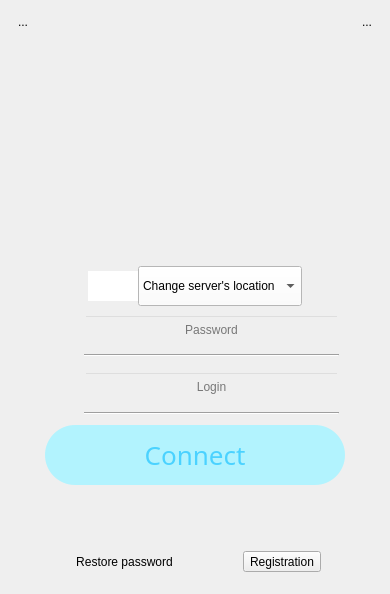
<?xml version="1.0" encoding="UTF-8"?>
<ui version="4.0">
 <class>LoginVerSmall</class>
 <widget class="QWidget" name="LoginVerSmall">
  <property name="geometry">
   <rect>
    <x>0</x>
    <y>0</y>
    <width>390</width>
    <height>594</height>
   </rect>
  </property>
  <property name="windowTitle">
   <string>Form</string>
  </property>
  <property name="styleSheet">
   <string notr="true">#LoginVerSmall {
	background-image: url(:/pics/bg\@3x.png);
}</string>
  </property>
  <layout class="QVBoxLayout" name="verticalLayout">
   <item>
    <layout class="QHBoxLayout" name="horizontalLayout_31">
     <item>
      <layout class="QVBoxLayout" name="verticalLayout_36">
       <item>
        <widget class="QToolButton" name="btHelp">
         <property name="text">
          <string>...</string>
         </property>
         <property name="icon">
          <iconset>
           <normaloff>:/pics/help-noactive@2x.png</normaloff>:/pics/help-noactive@2x.png</iconset>
         </property>
         <property name="iconSize">
          <size>
           <width>24</width>
           <height>24</height>
          </size>
         </property>
         <property name="toolButtonStyle">
          <enum>Qt::ToolButtonIconOnly</enum>
         </property>
         <property name="autoRaise">
          <bool>true</bool>
         </property>
        </widget>
       </item>
       <item>
        <spacer name="verticalSpacer_30">
         <property name="orientation">
          <enum>Qt::Vertical</enum>
         </property>
         <property name="sizeType">
          <enum>QSizePolicy::Expanding</enum>
         </property>
         <property name="sizeHint" stdset="0">
          <size>
           <width>20</width>
           <height>40</height>
          </size>
         </property>
        </spacer>
       </item>
      </layout>
     </item>
     <item>
      <spacer name="horizontalSpacer_53">
       <property name="orientation">
        <enum>Qt::Horizontal</enum>
       </property>
       <property name="sizeHint" stdset="0">
        <size>
         <width>40</width>
         <height>20</height>
        </size>
       </property>
      </spacer>
     </item>
     <item>
      <layout class="QVBoxLayout" name="verticalLayout_37">
       <item>
        <spacer name="verticalSpacer_31">
         <property name="orientation">
          <enum>Qt::Vertical</enum>
         </property>
         <property name="sizeType">
          <enum>QSizePolicy::Fixed</enum>
         </property>
         <property name="sizeHint" stdset="0">
          <size>
           <width>20</width>
           <height>20</height>
          </size>
         </property>
        </spacer>
       </item>
       <item>
        <widget class="QLabel" name="label_13">
         <property name="sizePolicy">
          <sizepolicy hsizetype="Minimum" vsizetype="Minimum">
           <horstretch>0</horstretch>
           <verstretch>0</verstretch>
          </sizepolicy>
         </property>
         <property name="minimumSize">
          <size>
           <width>200</width>
           <height>200</height>
          </size>
         </property>
         <property name="maximumSize">
          <size>
           <width>200</width>
           <height>200</height>
          </size>
         </property>
         <property name="styleSheet">
          <string notr="true">background: rgb(0, 0, 0,0);</string>
         </property>
         <property name="text">
          <string/>
         </property>
         <property name="pixmap">
          <pixmap>:/pics/logo-main@2x.png</pixmap>
         </property>
         <property name="scaledContents">
          <bool>true</bool>
         </property>
         <property name="alignment">
          <set>Qt::AlignCenter</set>
         </property>
        </widget>
       </item>
       <item>
        <spacer name="verticalSpacer_32">
         <property name="orientation">
          <enum>Qt::Vertical</enum>
         </property>
         <property name="sizeHint" stdset="0">
          <size>
           <width>20</width>
           <height>40</height>
          </size>
         </property>
        </spacer>
       </item>
      </layout>
     </item>
     <item>
      <spacer name="horizontalSpacer_54">
       <property name="orientation">
        <enum>Qt::Horizontal</enum>
       </property>
       <property name="sizeHint" stdset="0">
        <size>
         <width>40</width>
         <height>20</height>
        </size>
       </property>
      </spacer>
     </item>
     <item>
      <layout class="QVBoxLayout" name="verticalLayout_38">
       <item>
        <widget class="QToolButton" name="btSettings">
         <property name="styleSheet">
          <string notr="true"/>
         </property>
         <property name="text">
          <string>...</string>
         </property>
         <property name="icon">
          <iconset>
           <normaloff>:/pics/settings-noactive@2x.png</normaloff>:/pics/settings-noactive@2x.png</iconset>
         </property>
         <property name="iconSize">
          <size>
           <width>24</width>
           <height>24</height>
          </size>
         </property>
         <property name="toolButtonStyle">
          <enum>Qt::ToolButtonIconOnly</enum>
         </property>
         <property name="autoRaise">
          <bool>true</bool>
         </property>
        </widget>
       </item>
       <item>
        <spacer name="verticalSpacer_33">
         <property name="orientation">
          <enum>Qt::Vertical</enum>
         </property>
         <property name="sizeType">
          <enum>QSizePolicy::Expanding</enum>
         </property>
         <property name="sizeHint" stdset="0">
          <size>
           <width>20</width>
           <height>40</height>
          </size>
         </property>
        </spacer>
       </item>
      </layout>
     </item>
    </layout>
   </item>
   <item>
    <layout class="QHBoxLayout" name="horizontalLayout_7">
     <property name="spacing">
      <number>0</number>
     </property>
     <item>
      <spacer name="horizontalSpacer">
       <property name="orientation">
        <enum>Qt::Horizontal</enum>
       </property>
       <property name="sizeHint" stdset="0">
        <size>
         <width>40</width>
         <height>20</height>
        </size>
       </property>
      </spacer>
     </item>
     <item>
      <widget class="QLabel" name="lbLocationFlag">
       <property name="sizePolicy">
        <sizepolicy hsizetype="Fixed" vsizetype="Fixed">
         <horstretch>0</horstretch>
         <verstretch>0</verstretch>
        </sizepolicy>
       </property>
       <property name="minimumSize">
        <size>
         <width>50</width>
         <height>30</height>
        </size>
       </property>
       <property name="maximumSize">
        <size>
         <width>50</width>
         <height>30</height>
        </size>
       </property>
       <property name="styleSheet">
        <string notr="true">padding-right: 10px;
background-color: rgb(255, 255, 255);</string>
       </property>
       <property name="text">
        <string/>
       </property>
       <property name="pixmap">
        <pixmap resource="../resources/common/common.qrc">:/country/ussr.png</pixmap>
       </property>
       <property name="scaledContents">
        <bool>true</bool>
       </property>
      </widget>
     </item>
     <item>
      <widget class="QComboBox" name="cbUpstream">
       <property name="sizePolicy">
        <sizepolicy hsizetype="Expanding" vsizetype="Minimum">
         <horstretch>0</horstretch>
         <verstretch>0</verstretch>
        </sizepolicy>
       </property>
       <property name="minimumSize">
        <size>
         <width>0</width>
         <height>40</height>
        </size>
       </property>
       <property name="styleSheet">
        <string notr="true">background-color: rgb(255, 255, 255);</string>
       </property>
       <property name="editable">
        <bool>false</bool>
       </property>
       <property name="currentText">
        <string>Change server's location</string>
       </property>
       <item>
        <property name="text">
         <string>Change server's location</string>
        </property>
       </item>
      </widget>
     </item>
     <item>
      <spacer name="horizontalSpacer_2">
       <property name="orientation">
        <enum>Qt::Horizontal</enum>
       </property>
       <property name="sizeHint" stdset="0">
        <size>
         <width>40</width>
         <height>20</height>
        </size>
       </property>
      </spacer>
     </item>
    </layout>
   </item>
   <item>
    <layout class="QHBoxLayout" name="horizontalLayout_32">
     <property name="leftMargin">
      <number>40</number>
     </property>
     <property name="rightMargin">
      <number>40</number>
     </property>
     <item>
      <layout class="QHBoxLayout" name="horizontalLayout_33">
       <item>
        <layout class="QVBoxLayout" name="verticalLayout_39">
         <item>
          <widget class="QLabel" name="label_14">
           <property name="minimumSize">
            <size>
             <width>22</width>
             <height>22</height>
            </size>
           </property>
           <property name="maximumSize">
            <size>
             <width>22</width>
             <height>22</height>
            </size>
           </property>
           <property name="styleSheet">
            <string notr="true">background:	rgb(0,0,0,0);
</string>
           </property>
           <property name="text">
            <string/>
           </property>
           <property name="pixmap">
            <pixmap resource="../resources/KelvinVPN/main.qrc">:/pics/psw_icon@2x.png</pixmap>
           </property>
           <property name="scaledContents">
            <bool>true</bool>
           </property>
          </widget>
         </item>
         <item>
          <spacer name="verticalSpacer_34">
           <property name="orientation">
            <enum>Qt::Vertical</enum>
           </property>
           <property name="sizeHint" stdset="0">
            <size>
             <width>20</width>
             <height>40</height>
            </size>
           </property>
          </spacer>
         </item>
        </layout>
       </item>
       <item>
        <spacer name="horizontalSpacer_56">
         <property name="orientation">
          <enum>Qt::Horizontal</enum>
         </property>
         <property name="sizeType">
          <enum>QSizePolicy::Fixed</enum>
         </property>
         <property name="sizeHint" stdset="0">
          <size>
           <width>5</width>
           <height>20</height>
          </size>
         </property>
        </spacer>
       </item>
       <item>
        <layout class="QVBoxLayout" name="verticalLayout_40">
         <item>
          <widget class="QLineEdit" name="edPassword">
           <property name="minimumSize">
            <size>
             <width>0</width>
             <height>30</height>
            </size>
           </property>
           <property name="maximumSize">
            <size>
             <width>16777215</width>
             <height>16777215</height>
            </size>
           </property>
           <property name="styleSheet">
            <string notr="true">background:	rgb(0,0,0,0);
</string>
           </property>
           <property name="text">
            <string/>
           </property>
           <property name="echoMode">
            <enum>QLineEdit::Password</enum>
           </property>
           <property name="alignment">
            <set>Qt::AlignCenter</set>
           </property>
           <property name="placeholderText">
            <string>Password</string>
           </property>
          </widget>
         </item>
         <item>
          <widget class="Line" name="line_9">
           <property name="orientation">
            <enum>Qt::Horizontal</enum>
           </property>
          </widget>
         </item>
        </layout>
       </item>
      </layout>
     </item>
    </layout>
   </item>
   <item>
    <layout class="QHBoxLayout" name="horizontalLayout_34">
     <property name="leftMargin">
      <number>40</number>
     </property>
     <property name="rightMargin">
      <number>40</number>
     </property>
     <item>
      <layout class="QHBoxLayout" name="horizontalLayout_35">
       <item>
        <layout class="QVBoxLayout" name="verticalLayout_41">
         <item>
          <widget class="QLabel" name="label_15">
           <property name="minimumSize">
            <size>
             <width>22</width>
             <height>22</height>
            </size>
           </property>
           <property name="maximumSize">
            <size>
             <width>22</width>
             <height>22</height>
            </size>
           </property>
           <property name="styleSheet">
            <string notr="true">background:	rgb(0,0,0,0);
</string>
           </property>
           <property name="text">
            <string/>
           </property>
           <property name="pixmap">
            <pixmap resource="../resources/KelvinVPN/main.qrc">:/pics/user_icon@2x.png</pixmap>
           </property>
           <property name="scaledContents">
            <bool>true</bool>
           </property>
          </widget>
         </item>
         <item>
          <spacer name="verticalSpacer_37">
           <property name="orientation">
            <enum>Qt::Vertical</enum>
           </property>
           <property name="sizeHint" stdset="0">
            <size>
             <width>20</width>
             <height>40</height>
            </size>
           </property>
          </spacer>
         </item>
        </layout>
       </item>
       <item>
        <spacer name="horizontalSpacer_59">
         <property name="orientation">
          <enum>Qt::Horizontal</enum>
         </property>
         <property name="sizeType">
          <enum>QSizePolicy::Fixed</enum>
         </property>
         <property name="sizeHint" stdset="0">
          <size>
           <width>5</width>
           <height>20</height>
          </size>
         </property>
        </spacer>
       </item>
       <item>
        <layout class="QVBoxLayout" name="verticalLayout_42">
         <item>
          <widget class="QLineEdit" name="edUsername">
           <property name="minimumSize">
            <size>
             <width>0</width>
             <height>30</height>
            </size>
           </property>
           <property name="maximumSize">
            <size>
             <width>16777215</width>
             <height>16777215</height>
            </size>
           </property>
           <property name="styleSheet">
            <string notr="true">background:	rgb(0,0,0,0);
</string>
           </property>
           <property name="text">
            <string/>
           </property>
           <property name="alignment">
            <set>Qt::AlignCenter</set>
           </property>
           <property name="placeholderText">
            <string>Login</string>
           </property>
          </widget>
         </item>
         <item>
          <widget class="Line" name="line_10">
           <property name="sizePolicy">
            <sizepolicy hsizetype="Expanding" vsizetype="Fixed">
             <horstretch>0</horstretch>
             <verstretch>0</verstretch>
            </sizepolicy>
           </property>
           <property name="orientation">
            <enum>Qt::Horizontal</enum>
           </property>
          </widget>
         </item>
        </layout>
       </item>
      </layout>
     </item>
    </layout>
   </item>
   <item>
    <layout class="QHBoxLayout" name="horizontalLayout_29">
     <item>
      <widget class="QPushButton" name="btLogin">
       <property name="minimumSize">
        <size>
         <width>300</width>
         <height>60</height>
        </size>
       </property>
       <property name="maximumSize">
        <size>
         <width>300</width>
         <height>60</height>
        </size>
       </property>
       <property name="font">
        <font>
         <family>12</family>
         <pointsize>-1</pointsize>
         <weight>50</weight>
         <italic>false</italic>
         <bold>false</bold>
        </font>
       </property>
       <property name="styleSheet">
        <string notr="true">border-radius:30px;
font: 26px bold;
border-width: 1px;
background-color: rgb(178, 243, 254);
color: rgb(75, 210, 255);</string>
       </property>
       <property name="text">
        <string>Connect</string>
       </property>
       <property name="default">
        <bool>false</bool>
       </property>
       <property name="flat">
        <bool>false</bool>
       </property>
      </widget>
     </item>
    </layout>
   </item>
   <item>
    <spacer name="verticalSpacer_35">
     <property name="orientation">
      <enum>Qt::Vertical</enum>
     </property>
     <property name="sizeHint" stdset="0">
      <size>
       <width>228</width>
       <height>22</height>
      </size>
     </property>
    </spacer>
   </item>
   <item>
    <spacer name="verticalSpacer_36">
     <property name="orientation">
      <enum>Qt::Vertical</enum>
     </property>
     <property name="sizeType">
      <enum>QSizePolicy::Fixed</enum>
     </property>
     <property name="sizeHint" stdset="0">
      <size>
       <width>17</width>
       <height>15</height>
      </size>
     </property>
    </spacer>
   </item>
   <item>
    <spacer name="verticalSpacer_38">
     <property name="orientation">
      <enum>Qt::Vertical</enum>
     </property>
     <property name="sizeType">
      <enum>QSizePolicy::Fixed</enum>
     </property>
     <property name="sizeHint" stdset="0">
      <size>
       <width>17</width>
       <height>15</height>
      </size>
     </property>
    </spacer>
   </item>
   <item>
    <layout class="QVBoxLayout" name="verticalLayout_35">
     <item>
      <widget class="QLabel" name="lbMessage">
       <property name="text">
        <string/>
       </property>
       <property name="scaledContents">
        <bool>false</bool>
       </property>
       <property name="alignment">
        <set>Qt::AlignCenter</set>
       </property>
       <property name="wordWrap">
        <bool>true</bool>
       </property>
      </widget>
     </item>
     <item>
      <layout class="QHBoxLayout" name="horizontalLayout_30">
       <item>
        <spacer name="horizontalSpacer_51">
         <property name="orientation">
          <enum>Qt::Horizontal</enum>
         </property>
         <property name="sizeHint" stdset="0">
          <size>
           <width>10</width>
           <height>20</height>
          </size>
         </property>
        </spacer>
       </item>
       <item>
        <widget class="QToolButton" name="btRestore">
         <property name="text">
          <string>Restore password</string>
         </property>
         <property name="autoRaise">
          <bool>true</bool>
         </property>
        </widget>
       </item>
       <item>
        <spacer name="horizontalSpacer_52">
         <property name="orientation">
          <enum>Qt::Horizontal</enum>
         </property>
         <property name="sizeType">
          <enum>QSizePolicy::Expanding</enum>
         </property>
         <property name="sizeHint" stdset="0">
          <size>
           <width>40</width>
           <height>20</height>
          </size>
         </property>
        </spacer>
       </item>
       <item>
        <widget class="QToolButton" name="btRegistration">
         <property name="text">
          <string>Registration</string>
         </property>
        </widget>
       </item>
       <item>
        <spacer name="horizontalSpacer_3">
         <property name="orientation">
          <enum>Qt::Horizontal</enum>
         </property>
         <property name="sizeHint" stdset="0">
          <size>
           <width>40</width>
           <height>20</height>
          </size>
         </property>
        </spacer>
       </item>
      </layout>
     </item>
    </layout>
   </item>
   <item>
    <spacer name="verticalSpacer_29">
     <property name="orientation">
      <enum>Qt::Vertical</enum>
     </property>
     <property name="sizeHint" stdset="0">
      <size>
       <width>268</width>
       <height>22</height>
      </size>
     </property>
    </spacer>
   </item>
  </layout>
 </widget>
 <resources>
  <include location="../resources/KelvinVPN/main.qrc"/>
  <include location="../resources/common/common.qrc"/>
 </resources>
 <connections/>
</ui>
